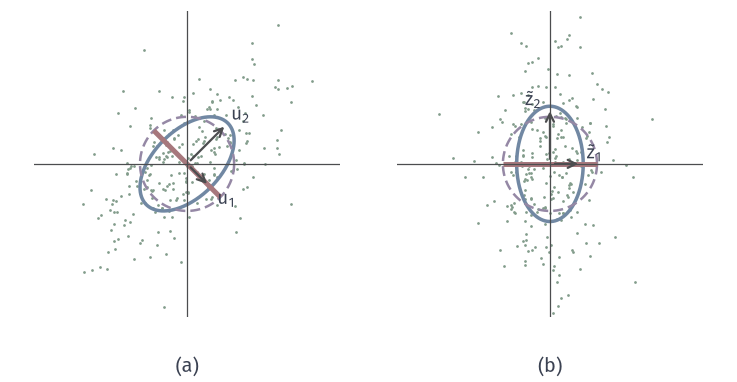

The Python source for this figure:
from pathlib import Path
import sys, math
HERE = Path(__file__).resolve().parent
sys.path.insert(0, str(HERE.parent/"gcc-common"))
from gcc_fig import *
# Correlated noise Sigma = [[2,1],[1,2]] = U diag(1,3) U^T, u1 = (1,-1)/sqrt2 (eigenvalue 1), u2 = (1,1)/sqrt2 (eigenvalue 3).
# Green dots: 250 noise samples (seed 3). Blue ellipse: z^T Sigma^{-1} z = 1. Dark arrows: sqrt(lambda_j) u_j.
# Purple dashed circle: |x| = sqrt(P), P = 2. Red segment: support of the optimal input N(0, 2 u1 u1^T) to +-1 std.
# (a) original coordinates; (b) after the rotation U^T: the noise components are independent with variances 1 and 3.
rng = np.random.default_rng(3)
S = np.array([[2., 1.], [1., 2.]]); lam, U = np.linalg.eigh(S)        # lam = (1, 3)
U[:, 0] *= np.sign(U[0, 0]); U[:, 1] *= np.sign(U[0, 1])               # u1 = (1,-1)/sqrt2, u2 = (1,1)/sqrt2
Z = rng.multivariate_normal([0, 0], S, 250)
th = np.linspace(0, 2*np.pi, 300); circ = np.stack([np.cos(th), np.sin(th)])
ell = U @ np.diag(np.sqrt(lam)) @ circ
P = 2.0
fig, axs = figure(width_mm=104, height_mm=54, ncols=2)
panel(fig, left=.03, right=.97, top=.97, bottom=.17, wspace=.1)
for ax, R, name in ((axs[0], np.eye(2), 'orig'), (axs[1], U.T, 'rot')):
    z = Z @ R.T; e = R @ ell
    ax.plot(z[:, 0], z[:, 1], 'o', ms=1.1, color=GREEN, mew=0)
    ax.plot(e[0], e[1], color=BLUE, lw=1.4)
    ax.plot(math.sqrt(P)*circ[0], math.sqrt(P)*circ[1], color=PURPLE, lw=1.0, ls=DASH)
    for j in range(2):
        v = R @ U[:, j]*math.sqrt(lam[j])
        ax.annotate('', xy=(v[0], v[1]), xytext=(0, 0), arrowprops=dict(arrowstyle='->', color=STROKE, lw=.9))
    w = R @ U[:, 0]*math.sqrt(P)
    ax.plot([-w[0], w[0]], [-w[1], w[1]], color=RED, lw=2.0, solid_capstyle='butt')
    ax.set_xlim(-4.6, 4.6); ax.set_ylim(-4.6, 4.6); ax.set_aspect('equal')
    ax.set_xticks([]); ax.set_yticks([])
    for sp in ax.spines.values():
        sp.set_visible(False)
    ax.axhline(0, color=STROKE, lw=.5); ax.axvline(0, color=STROKE, lw=.5)
v1 = U[:, 0]*1.0; v2 = U[:, 1]*math.sqrt(3)
lab(axs[0], v1[0]+.2, v1[1]-.5, r'$u_1$', INK)
lab(axs[0], v2[0]+.1, v2[1]+.1, r'$u_2$', INK)
lab(axs[1], 1.1, .15, r'$\tilde z_1$', INK); lab(axs[1], -.75, 1.75, r'$\tilde z_2$', INK)
tags(fig, axs)
save(fig, HERE, 'figure', {'eigenvalues': [float(v) for v in lam], 'U': U.tolist(),
                            'sample covariance rotated': np.cov((Z @ U).T).tolist()})
